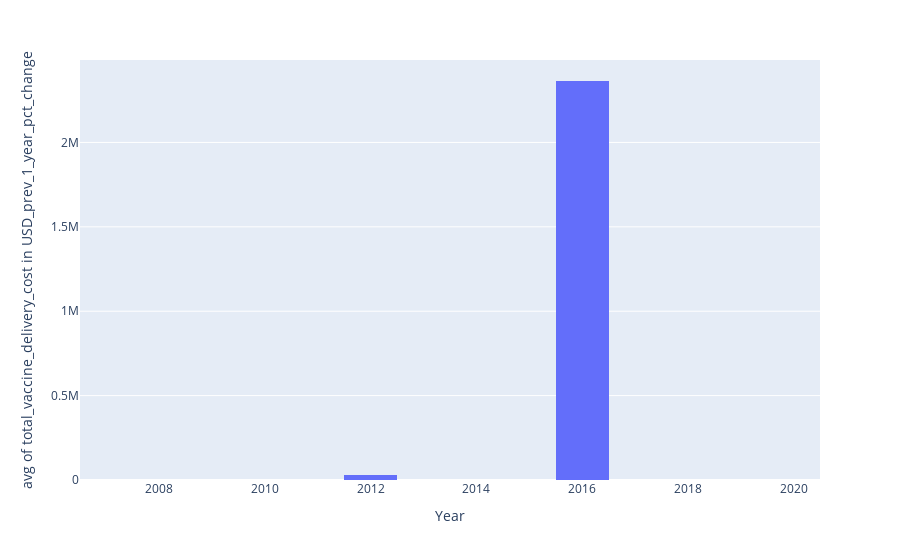

Source (notebook cell):
### Code cell
fig = px.histogram(merged_df, x='Year', histfunc='avg', y='total_vaccine_delivery_cost in USD_prev_1_year_pct_change')
fig

### Figure 1 — Plotly figure (JSON) as saved in the notebook; plotly's stock layout.template omitted (floating-point values rounded to 4 significant figures; data arrays with more than 128 entries replaced by an {"elided": "..."} marker saying what was removed)
{"data": [{"alignmentgroup": "True", "bingroup": "x", "histfunc": "avg", "hovertemplate": "Year=%{x}<br>avg of total_vaccine_delivery_cost in USD_prev_1_year_pct_change=%{y}<extra></extra>", "legendgroup": "", "marker": {"color": "#636efa", "pattern": {"shape": ""}}, "name": "", "offsetgroup": "", "orientation": "v", "showlegend": false, "type": "histogram", "x": {"elided": "2192 str values"}, "xaxis": "x", "y": {"elided": "2192 float values"}, "yaxis": "y"}], "layout": {"barmode": "relative", "legend": {"tracegroupgap": 0}, "margin": {"t": 60}, "xaxis": {"anchor": "y", "domain": [0, 1], "title": {"text": "Year"}}, "yaxis": {"anchor": "x", "domain": [0, 1], "title": {"text": "avg of total_vaccine_delivery_cost in USD_prev_1_year_pct_change"}}}}
